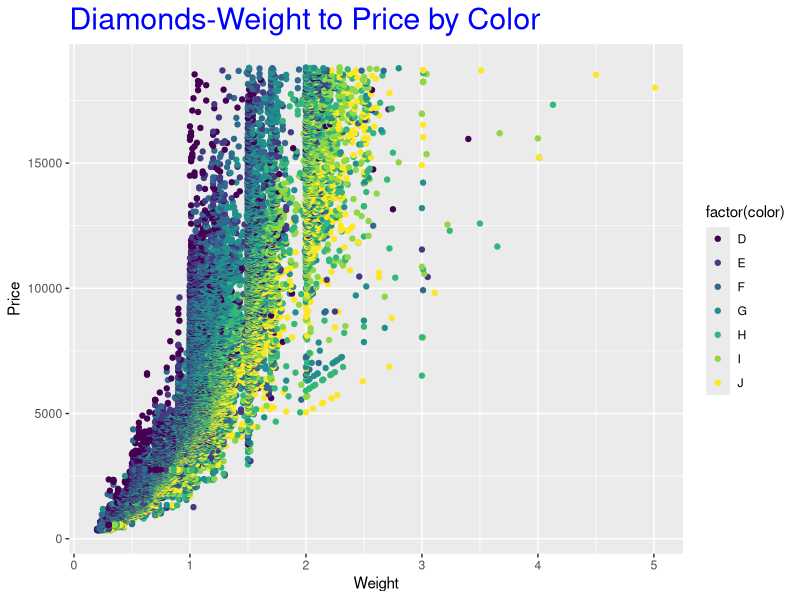
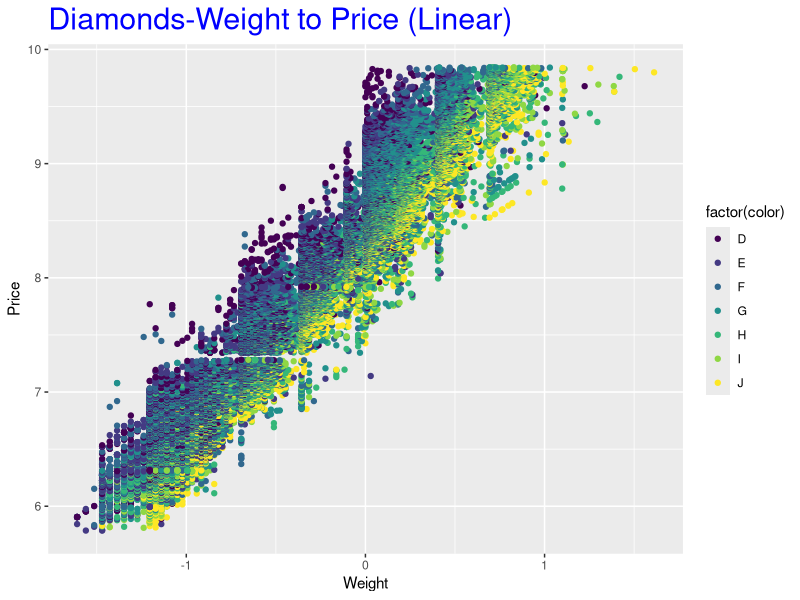
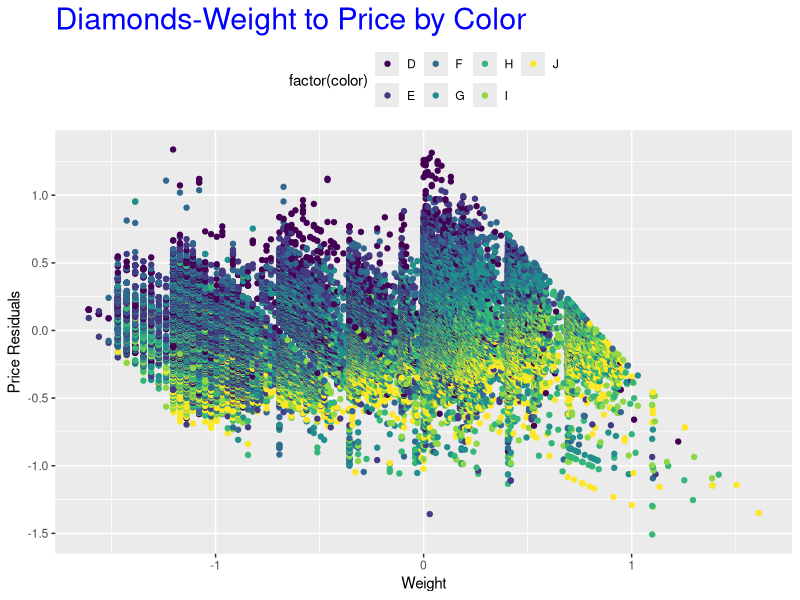
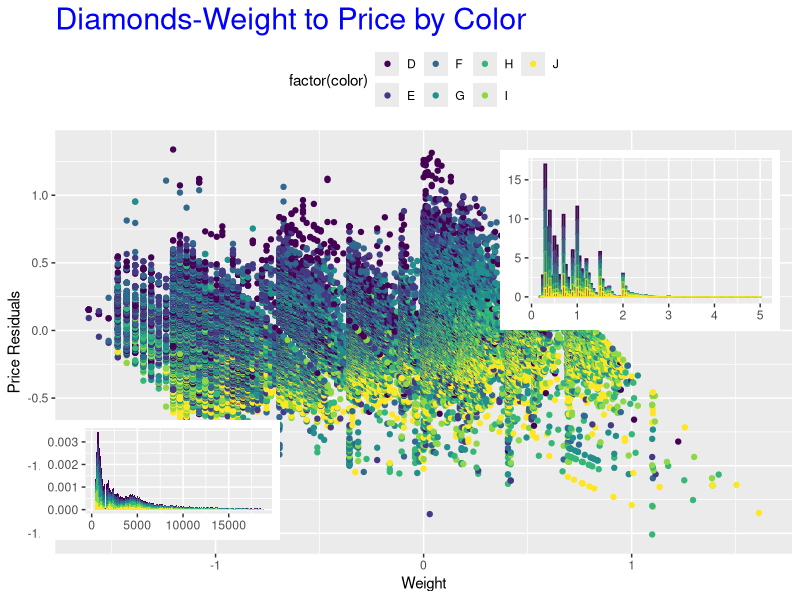

Source code (R) for these figures, in order:
#########################
## Silvia Jin
## math510 hw6
## Jin_Silvia_HW6.R
## 
##########################

require('ggplot2')
require('grid')
data('diamonds')


## Problem 2
# Create a simple scatter plot of Weight ("Carat") and Price using Color (the)
# "Color" column in the diamonds dataframe) as a facet. 
ggplot(diamonds, aes(x = carat, y =price, colour = factor(color))) +
  geom_point() +
  xlab("Weight") + 
  ylab("Price") + 
  ggtitle("Diamonds-Weight to Price by Color") + 
  theme(plot.title = element_text(size = rel(2), colour = "blue")) 


## Problem 3
# Remove the non-linearity and replot. Add the transformed columns to the dataframe and replot.
diamonds$logcarat <- log(diamonds$carat)
diamonds$logprice <- log(diamonds$price)
ggplot(diamonds, aes(x = logcarat, y = logprice, colour = factor(color))) +
  geom_point() +
  xlab("Weight") + 
  ylab("Price") + 
  ggtitle("Diamonds-Weight to Price (Linear)") +
  theme(plot.title = element_text(size = rel(2), colour = "blue")) 


## Problem 4
# Remove the linear trend (create a linear model and use the transformed weight
# on the x-axis and the residuals on the y-axis). If there is a relationship that can be modeled
# with a linear regression model, then the residuals should be randomly distributed. The
# resulting plot visually indicaes htere is possibly some heteroscedasticity to manage.
linear_model <- lm(logprice~logcarat, diamonds) 
ggplot(diamonds, aes(x=logcarat, y=resid(linear_model), colour = factor(color))) +
  geom_point() +
  xlab("Weight") + 
  ylab("Price Residuals") + 
  ggtitle("Diamonds-Weight to Price by Color") +
  theme(legend.position = 'top',legend.box = 'horizontal',
        plot.title = element_text(size = rel(2), colour = "blue"))


## Problem 5
# Use the grid package to create the following overlay of three plots. The
# histogram on the bottom left is a density hitogram of the price and the histogram on the 
# uppter right is a density histogram of carat. One way to create this plot is using viewports.
linear_model <- lm(logprice~logcarat, diamonds) 

# Create the main plot.
p1 <- ggplot(diamonds, aes(x=logcarat, y=resid(linear_model), colour=factor(color)))+
  geom_point() + 
  xlab("Weight") + 
  ylab("Price Residuals") + 
  ggtitle("Diamonds-Weight to Price by Color") +
  theme(
    legend.position = 'top',
    plot.title = element_text(size = rel(2), colour = "blue")
  )


# Create the density histogram of the carat
p2 <- ggplot(diamonds, aes(carat, colour = color)) +
  geom_histogram(aes(y = ..density..),binwidth = 0.05) +
  xlab(NULL) + 
  ylab(NULL) + 
  theme(
    legend.position = "none",
    axis.title.x = element_text(vjust=-0.35),
    axis.title.y = element_text(vjust=0.35)
  )

# Create the density histogram of the price
p3 <- ggplot(diamonds, aes(price, fill = color)) +
  geom_histogram(aes(y = ..density..),binwidth = 100) +
  xlab(NULL) + 
  ylab(NULL) + 
  theme(
    legend.position = 'none',
    axis.title.x = element_text(vjust=-0.35),
    axis.title.y = element_text(vjust=0.35)    
  )

# Use viewports for p2 and p3 overlapping on p1.
v1 <- viewport(width = 0.35, height = 0.3, x = 0.8, y = 0.6)
v2 <- viewport(width = 0.3, height = 0.2, x = 0.2, y = 0.2)
print(p1)
print(p2, vp = v1)
print(p3, vp = v2)